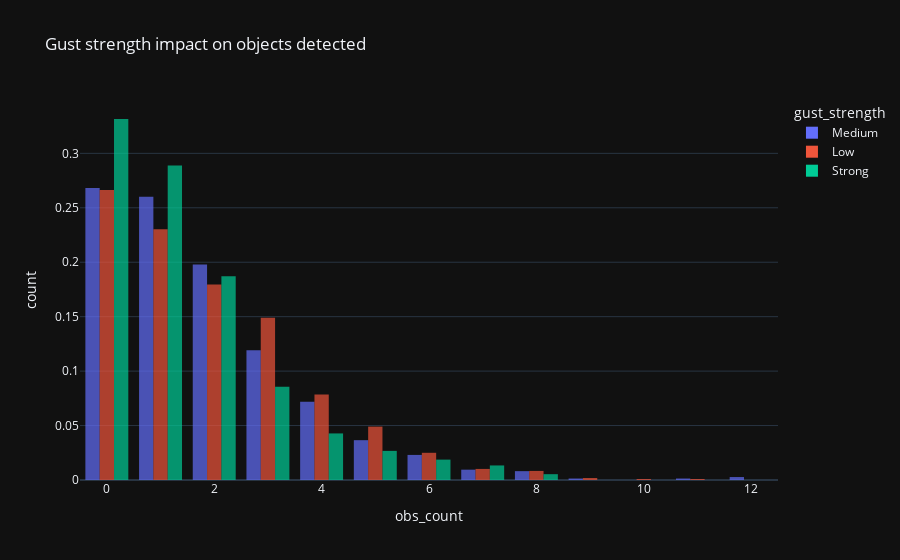

The notebook cell this image was saved under:
### Markdown cell above
If we look closer at the grouped histogram below, we observe that when gust speed is over a value of 60, there is a probability of 33% of seeing no objects, where the probability is 26% of seeing no objects when gust speed is low or medium.

### Code cell
px.histogram(hr_range(7,19), x="obs_count", color="gust_strength", opacity=0.7,
             barmode='group', height=300, histnorm='probability density',
             title='Gust strength impact on objects detected')

### Figure 1 — Plotly figure (JSON) as saved in the notebook; plotly's stock layout.template omitted (floating-point values rounded to 4 significant figures; data arrays with more than 128 entries replaced by an {"elided": "..."} marker saying what was removed)
{"data": [{"alignmentgroup": "True", "bingroup": "x", "histnorm": "probability density", "hovertemplate": "gust_strength=Medium<br>obs_count=%{x}<br>count=%{y}<extra></extra>", "legendgroup": "Medium", "marker": {"color": "#636efa", "opacity": 0.7}, "name": "Medium", "offsetgroup": "Medium", "orientation": "v", "showlegend": true, "type": "histogram", "x": {"elided": "738 int values"}, "xaxis": "x", "yaxis": "y"}, {"alignmentgroup": "True", "bingroup": "x", "histnorm": "probability density", "hovertemplate": "gust_strength=Low<br>obs_count=%{x}<br>count=%{y}<extra></extra>", "legendgroup": "Low", "marker": {"color": "#EF553B", "opacity": 0.7}, "name": "Low", "offsetgroup": "Low", "orientation": "v", "showlegend": true, "type": "histogram", "x": {"elided": "1081 int values"}, "xaxis": "x", "yaxis": "y"}, {"alignmentgroup": "True", "bingroup": "x", "histnorm": "probability density", "hovertemplate": "gust_strength=Strong<br>obs_count=%{x}<br>count=%{y}<extra></extra>", "legendgroup": "Strong", "marker": {"color": "#00cc96", "opacity": 0.7}, "name": "Strong", "offsetgroup": "Strong", "orientation": "v", "showlegend": true, "type": "histogram", "x": {"elided": "374 int values"}, "xaxis": "x", "yaxis": "y"}], "layout": {"autosize": true, "barmode": "group", "legend": {"title": {"text": "gust_strength"}, "tracegroupgap": 0}, "title": {"text": "Gust strength impact on objects detected"}, "xaxis": {"anchor": "y", "autorange": true, "domain": [0, 1], "range": [-0.5, 12.5], "title": {"text": "obs_count"}, "type": "linear"}, "yaxis": {"anchor": "x", "autorange": true, "domain": [0, 1], "range": [0, 0.349], "title": {"text": "count"}}}}
